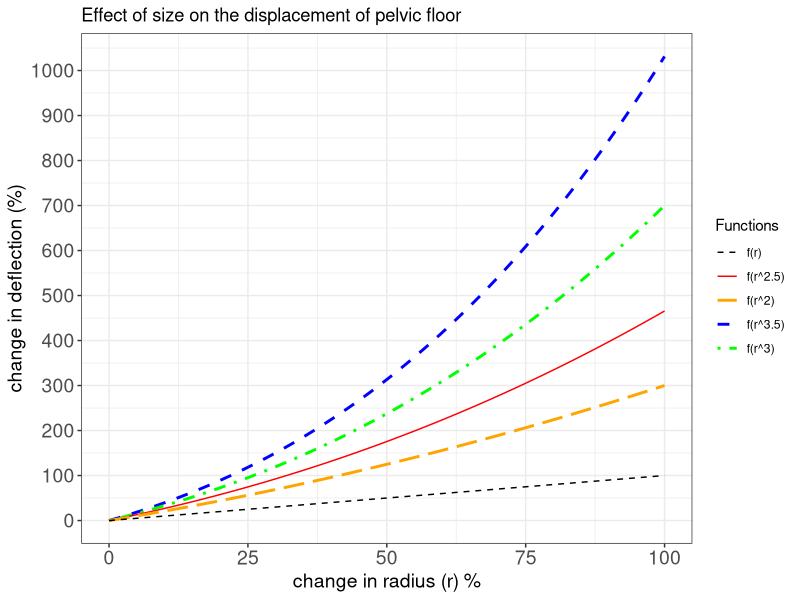

Reproduce this figure in R.
library(ggplot2)

# r^{3.5}
eqx3.5 = function(x){(((x)/100+1)^3.5 - 1) * 100}
# r^{3}
eqx3 = function(x){(((x)/100+1)^3 - 1) * 100}
# r^{2}
eqx2 = function(x){(((x)/100+1)^2 - 1) * 100}
# r^{2.5}
eqx2.5 = function(x){(((x)/100+1)^2.5 - 1) * 100}
# linear r
eqx  = function(x){(((x)/100+1) - 1) * 100}

# Line plot with error bar
p <- ggplot(data.frame(x=seq(0, 100, 1)), aes(x=x), ymin = 1.0) +
     stat_function(fun=eqx3.5,  geom="line", size = 1, linetype="dashed", aes(colour = "f(r^3.5)")) +
     stat_function(fun=eqx3,  geom="line", size = 1, linetype="dotdash", aes(colour = "f(r^3)")) +
     stat_function(fun=eqx2.5,  geom="line", aes(colour = "f(r^2.5)")) +
     stat_function(fun=eqx2,  geom="line", size = 1, linetype="longdash", aes(colour = "f(r^2)")) +
     stat_function(fun=eqx,  geom="line", size = 0.5, linetype="dashed", aes(colour = "f(r)")) +
     scale_colour_manual("Functions", values = c("black", "red", "orange", "blue", "green")) +
     theme_bw() + scale_y_continuous(breaks = seq(0.0, 1200.0, 100.0)) + 
     # Specify axis labels
     labs(x = "change in radius (r) %", y = "change in deflection (%)", title="Effect of size on the displacement of pelvic floor") +
     # Font size
     theme(axis.text=element_text(size=14), axis.title=element_text(size=14))

# Save file and scale axis
ggsave("pelvic-floor.pdf",p)

